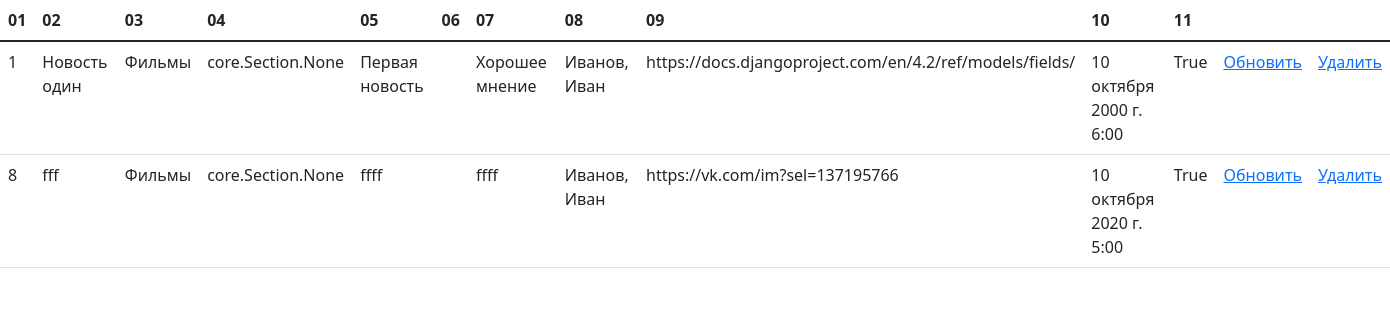
Before: /home_page/ with the older database file.
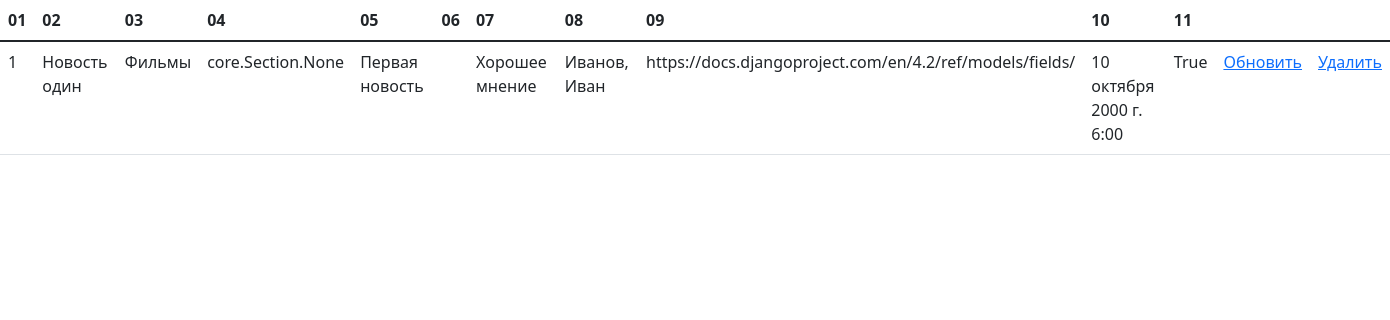
After: the same page with the newer database file.
### core/models.py (models this page shows, shortened)
class News(models.Model):
    title = models.CharField(max_length=255, blank=True)
    topic = models.ManyToManyField(Section)
    summary = models.TextField(max_length=25500, blank=True)
    picture = models.ImageField(upload_to="images/", null=True, blank=True)
    auth_opinion = models.TextField(max_length=2550, null=True)
    author = models.ForeignKey('Author', on_delete=models.SET_NULL, null=True)
    source = models.URLField(max_length=255, null=True)
    d_created = models.DateTimeField(blank=True)
    active = models.BooleanField(default=True)

class Section(models.Model):
    topic = models.CharField(max_length=255)
    def __str__(self):
        return self.topic

class Author(models.Model):
    first_name = models.CharField(max_length=255, blank=True)
    last_name = models.CharField(max_length=255, blank=True)
    job_title = models.CharField(max_length=255, blank=True)
    mail_address = models.EmailField(max_length=255, unique=True, blank=True)
    tel_num = PhoneField(null=False, blank=True, unique=True)
    birth_day = models.DateField(blank=True)
    portrait = models.ImageField(upload_to="images/", null=True, blank=True)
    inf_about = models.TextField(max_length=2550, null=True)
    is_active = models.BooleanField(default=True)
    def __str__(self):
        return '%s, %s' % (self.last_name, self.first_name)

### core/views.py (the view)
# urls.py: path('home_page/', views.NewsList.as_view(), name='home_page'),
class NewsList(TitleMixin, ListView):
    model = models.News
    template_name = 'core/home_page.html'
    context_object_name = 'news'
    title = 'Wingman'

### core/views.py (called while the page is built)
    def get_title(self):
        return self.title

    def get_context_data(self, **kwargs):
        context = super().get_context_data(**kwargs)
        context["title"] = self.get_title()
        return context

### core/templates/core/home_page.html (shortened to what this page needs)
<!doctype html>
<html lang="en">
    <head>
      <link href="https://cdn.jsdelivr.net/npm/bootstrap@5.3.0-alpha3/dist/css/bootstrap.min.css" rel="stylesheet">
    </head>
    <body>
    <table class="table">
      <thead>
        <tr>
          <th scope="col">01</th>
          <th scope="col">02</th>
          <th scope="col">03</th>
          <th scope="col">04</th>
          <th scope="col">05</th>
          <th scope="col">06</th>
          <th scope="col">07</th>
          <th scope="col">08</th>
          <th scope="col">09</th>
          <th scope="col">10</th>
          <th scope="col">11</th>
        </tr>
      </thead>
      <tbody class="table-group-divider">
      {% for news in news %}
        <tr>
          <td>{{news.id}}</td>
          <td>{{news.title}}</td>
          <td>
          {% for topic in news.topic.all %}
            {{ topic }}
          {% endfor %}
          </td>
          <td>{{news.topic}}</td>
          <td>{{news.summary}}</td>
          <td>{{news.picture}}</td>
          <td>{{news.auth_opinion}}</td>
          <td>{{news.author}}</td>
          <td>{{news.source}}</td>
          <td>{{news.d_created}}</td>
          <td>{{news.active}}</td>
          <td><a href="{% url 'core:news_update' pk=news.pk %}">Обновить</a></td>
          <td><a href="{% url 'core:news_delete' pk=news.pk %}">Удалить</a></td>
        </tr>
      {% empty %}
        <tr>
            <td> Список пуст </td>
        </tr>
      {% endfor %}
      </tbody>
    </table>
    </body>

Changed rows visible on the page:
removed News: id "8", title "fff", topic "core.Section.None", summary "ffff", auth_opinion "ffff", author "Иванов, Иван", source "https://vk.com/im?sel=137195766", d_created "10 октября 2020 г. 5:00", active "True", Section (topic "Фильмы")
